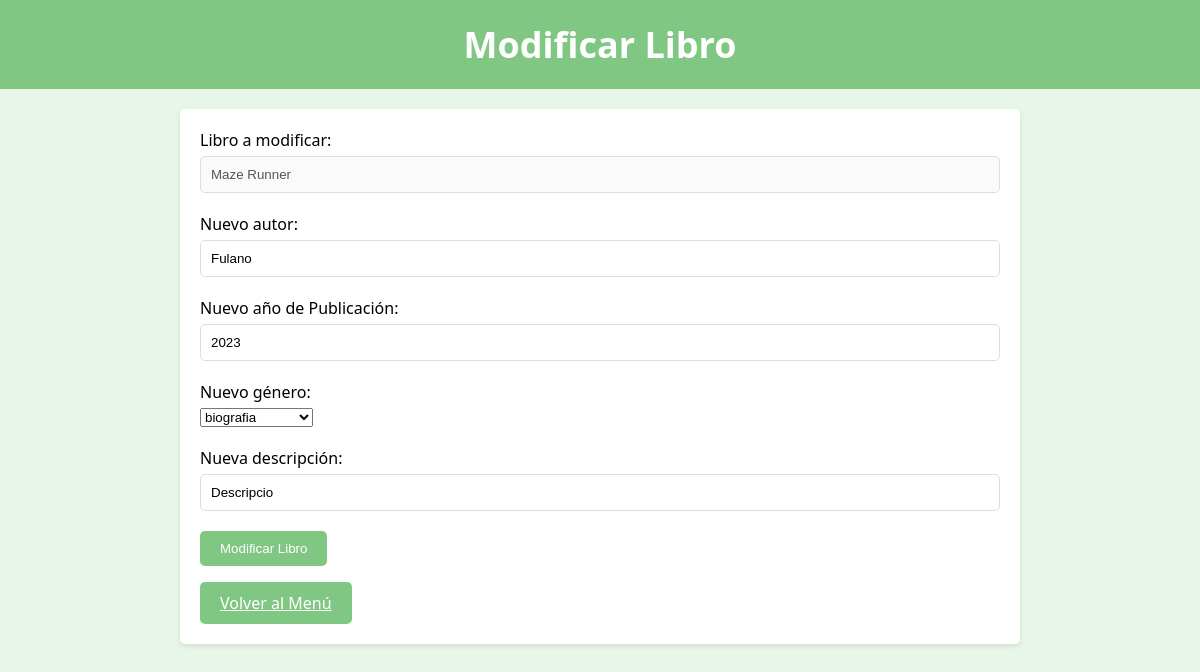
/cambioslibrosform.php?libro=Maze Runner (signed in), run on an earlier commit of the app's database.
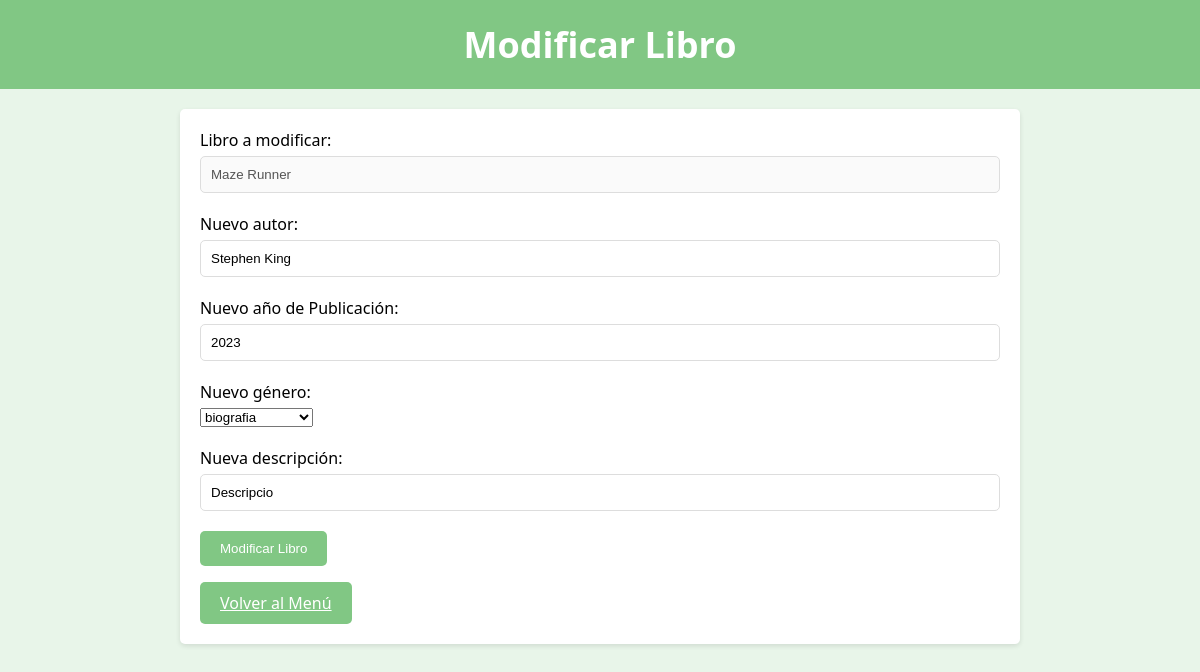
And on a later commit of the database.
### tables this page shows
CREATE TABLE IF NOT EXISTS `libros` (
  `titulo` varchar(255) NOT NULL,
  `autor` varchar(255) NOT NULL,
  `año_publicacion` int NOT NULL,
  `genero` varchar(255) NOT NULL,
  `desc` varchar(255) NOT NULL
);

### cambioslibrosform.php (the view, shortened to what this page needs)
<html lang="es">
<head>
<link rel="stylesheet" href="styles.css">
</head>
<body>
<header>
    <h1>Modificar Libro</h1>
</header>
<div class="content">
    <form action="cambioslibros.php?libro=<?php echo urlencode($_GET["libro"]); ?>" method="post">
        <div class="form-group">
            <label for="title">Libro a modificar:</label>
            <input disabled type="text" id="title" name="title" required pattern="[a-zA-Z0-9\s]+" title="El título solo puede contener letras, números y espacios." value=<?php echo "'".$_GET["libro"]."'" ?> readonly>
        </div>
        <div class="form-group">
            <label for="newauthor">Nuevo autor:</label>
            <input type="text" id="newauthor" name="newauthor" required pattern="[a-zA-Z\s]+" title="El autor solo puede contener letras y espacios." value=<?php
            $conexion = mysqli_connect("localhost","root","","proyecto");
            $query = "select * from libros where titulo= '".$_GET["libro"]."';";
            $resultado = mysqli_query($conexion,$query);
            $registro = mysqli_fetch_array($resultado);
            echo '"'.$registro["autor"].'"';
        ?>>
        </div>
        <div class="form-group">
            <label for="newyear">Nuevo año de Publicación:</label>
            <input type="text" id="newyear" name="newyear" required pattern="\d{4}" title="El año de publicación debe ser un número de 4 dígitos." value=<?php
            $conexion = mysqli_connect("localhost","root","","proyecto");
            $query = "select * from libros where titulo= '".$_GET["libro"]."';";
            $resultado = mysqli_query($conexion,$query);
            $registro = mysqli_fetch_array($resultado);
            echo '"'.$registro["año_publicacion"].'"';
        ?>>
        </div>
        <div class="form-group">
            <label for="newgenre">Nuevo género:</label>
            <select id="newgenre" name="newgenre" required>
                <option value=<?php
            $conexion = mysqli_connect("localhost","root","","proyecto");
            $query = "select * from libros where titulo= '".$_GET["libro"]."';";
            $resultado = mysqli_query($conexion,$query);
            $registro = mysqli_fetch_array($resultado);
            echo '"'.$registro["genero"].'"';
        ?>><?php
                $conexion = mysqli_connect("localhost","root","","proyecto");
                $query = "select * from libros where titulo= '".$_GET["libro"]."';";
                $resultado = mysqli_query($conexion,$query);
                $registro = mysqli_fetch_array($resultado);
                echo $registro["genero"];
            ?></option>
            </select>
        </div>
        <div class="form-group">
            <label for="desc">Nueva descripción:</label>
            <input type="text" id="desc" name="desc" required value=<?php
            $conexion = mysqli_connect("localhost","root","","proyecto");
            $query = "select * from libros where titulo= '".$_GET["libro"]."';";
            $resultado = mysqli_query($conexion,$query);
            $registro = mysqli_fetch_array($resultado);
            echo '"'.$registro["desc"].'"';
        ?>>
        </div>
        <button type="submit" class="btn">Modificar Libro</button>
    </form>
    <a href="index.php" class="btn">Volver al Menú</a>
</div>
</body>
</html>

What changed in the data, as far as the page shows it:
removed libros: newauthor "Fulano", newyear "2023", newgenre "biografia", desc "Descripcio"
added libros: newauthor "Stephen King", newyear "2023", newgenre "biografia", desc "Descripcio"
